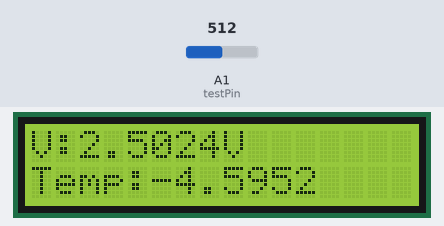
This sketch was run on a simulated Arduino Uno, built with avr-gcc and run on an emulated ATmega328P. Shown: 16×2 character LCD. Inputs (shaded band) come from the test bench; at power-on: A1 (testPin) = 512. What the sketch prints to the serial monitor is not drawn.

Above: at 2.7 s.
2.8 s: A1 (testPin) set to 716
At 4.0 s:
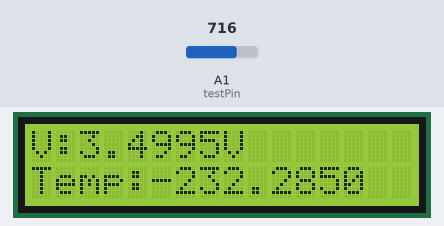
5.0 s: A1 (testPin) set to 900
At 6.1 s:
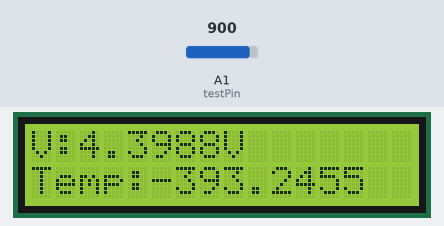
7.1 s: A1 (testPin) set to 1023
At 8.3 s:
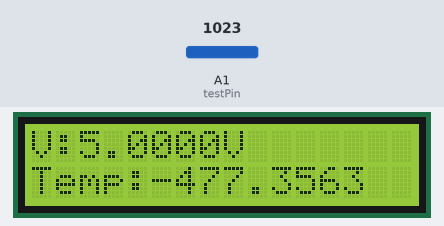
Timing chart, 0 to 10.1 s (numbered marks = the images above; inputs shaded):
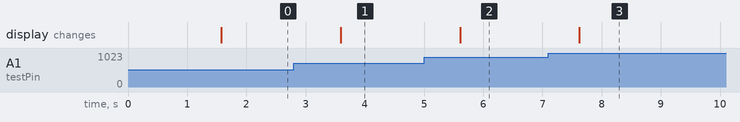

The sketch:

tempvolt.ino
```cpp
#include <LiquidCrystal.h>

// LCD wiring: RS, E, D4, D5, D6, D7
LiquidCrystal lcd(12, 11, 5, 4, 3, 2);

const int testPin = A1;       // Analog input pin (A1)
const float VREF = 5.0;       // Reference voltage

void setup() {
  Serial.begin(9600);         // Bluetooth serial/USB serial
  lcd.begin(16, 2);           // Initialize LCD (16 columns x 2 rows)
  lcd.clear();
  lcd.setCursor(0, 0);
  lcd.print("A0 Voltage Test");
  delay(1500);                // Show test message for 1.5 seconds
}

void loop() {
  int adcRaw = analogRead(testPin);               // Read ADC value from A1
  float v = (adcRaw * VREF) / 1023.0;       // Convert to voltage
  float a0 = 794.88620258,a1 = -384.63936743,a2 = 26.03817558;
  float temp = a0 + a1*v + a2*v*v;

  // Print to serial monitor (or Bluetooth terminal)
  Serial.print("Voltage: ");
  Serial.print(v, 4);
  Serial.println(" V");
  Serial.print("Temp: ");
  Serial.print(temp, 4);
  Serial.println(" *C");

  // Print to LCD
  lcd.clear();
  lcd.setCursor(0, 1);
  lcd.print("Temp:");
  lcd.print(temp,4);

  lcd.setCursor(0, 0);
  lcd.print("V:");
  lcd.print(v, 4);
  lcd.print("V");

  delay(1000);                                   // Update every second
}
```

Measured:
- after the input at 2.8 s, the display: changes after 0.79 s (image 1)
- after the input at 5.0 s, the display: changes after 0.61 s (image 2)
- after the input at 7.1 s, the display: changes after 0.52 s (image 3)
